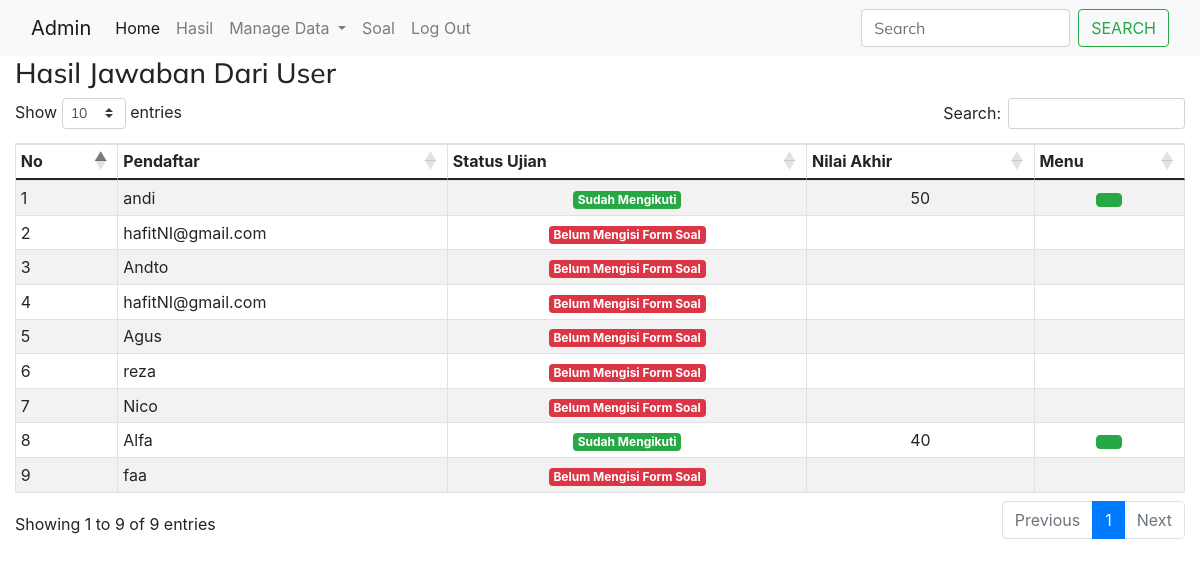
Page /index.php?hasil (signed in) on the committed database.
### tables this page shows
CREATE TABLE `tbl_register` (
  `id_register` int(11) NOT NULL,
  `nik` int(90) NOT NULL,
  `nama` char(90) NOT NULL,
  `tanggallahir` date NOT NULL,
  `usia` int(30) NOT NULL,
  `alamat` text NOT NULL,
  `provinsi` char(60) NOT NULL,
  `jk` enum('pria','wanita') NOT NULL,
  `status` enum('lajang','menikah') NOT NULL,
  `hasil_pemeriksaan` enum('negatif','positif') NOT NULL
);

CREATE TABLE `tbl_jawaban` (
  `id_jawaban` int(11) NOT NULL,
  `nik` char(90) NOT NULL,
  `benar` int(40) NOT NULL,
  `salah` int(40) NOT NULL,
  `kosong` int(40) NOT NULL,
  `nilai` char(50) NOT NULL
);

### halamanAdmin/hasil.php (the view, shortened to what this page needs)
<?php
    include_once"modal/modal_lihat_jawaban.php";
?>
<h3><span class="iconify" data-icon="bi:list-check" data-inline="false"></span>Hasil Jawaban Dari User</h3>
<table id="example" class="table table-bordered table-striped table-hover table-sm">
    <thead>
        <tr>
            <th>No</th>
            <th>Pendaftar</th>
            <th>Status Ujian</th>
            <th><span class="iconify" data-icon="clarity:checkbox-list-line" data-inline="false"></span> Nilai Akhir</th>
            <th>Menu</th>
        </tr>
    </thead>
    <tbody>
    <?php
        $users = mysqli_query($conn,"SELECT * FROM tbl_register ");
            $no=1;
            while($rowUsers = mysqli_fetch_array($users)){
                $statusUjian = mysqli_query($conn,"SELECT * FROM tbl_jawaban WHERE nik='$rowUsers[nik]' ");
                    if(mysqli_num_rows($statusUjian)>0){
                        $rowStatusUjian = mysqli_fetch_array($statusUjian);
                        $status ='<span class="badge bg-success">Sudah Mengikuti</span>';
                        $menu = "<a class='btn btn-success' title='Lihat Jawaban' href='#lihat_jawaban' data-toggle='modal' data-id='$rowUsers[nik]'><span class='iconify' data-icon='fluent:eye-show-12-regular' data-inline='false'></span></a>";
                        $nilaiAkhir = $rowStatusUjian['nilai'];
                    }else{
                        $status ='<span class="badge bg-danger">Belum Mengisi Form Soal</span>';
                        $menu ="";
                        $nilaiAkhir ="";
                    }
                echo"<tr>
                    <td>$no</td>
                    <td>$rowUsers[nama]</td>
                    <td align='center'>$status</td>
                    <td align='center'>$nilaiAkhir</td>
                    <td align='center'>$menu</td>
                </tr>";
                $no++;
            }
    ?>
    </tbody>
</table>

### index.php (shortened to what this page needs)
<!doctype html>
<html lang="en">
<head>
  <link rel="stylesheet" href="fonts/icomoon/style.css">
  <link rel="stylesheet" href="css/bootstrap.min.css">
  <link rel="stylesheet" href="css/jquery-ui.css">
  <link rel="stylesheet" href="css/owl.carousel.min.css">
  <link rel="stylesheet" href="css/owl.theme.default.min.css">
  <link rel="stylesheet" href="css/owl.theme.default.min.css">
  <link rel="stylesheet" href="css/jquery.fancybox.min.css">
  <link rel="stylesheet" href="css/bootstrap-datepicker.css">
  <link rel="stylesheet" href="fonts/flaticon/font/flaticon.css">
  <link rel="stylesheet" href="fonts/flaticon-covid/font/flaticon.css">
  <link rel="stylesheet" href="css/aos.css">
  <link rel="stylesheet" href="css/style.css">
  <link href="https://cdn.jsdelivr.net/npm/bootstrap@5.0.1/dist/css/bootstrap.min.css" rel="stylesheet">
  <link href="css/dataTables.bootstrap4.min.css" rel="stylesheet">
  <link rel="stylesheet" href="https://cdnjs.cloudflare.com/ajax/libs/twitter-bootstrap/4.5.2/css/bootstrap.css">
  <link rel="stylesheet" href="https://cdn.datatables.net/1.10.22/css/dataTables.bootstrap4.min.css">
</head>
<body data-spy="scroll" data-target=".site-navbar-target" data-offset="300">
<?php
	if(empty($_SESSION['username']) && (empty($_SESSION['password'])) ){
	    include_once"theme/halamanAwal.php";
  }else{
	  require_once"halamanAdmin.php";
  }
?>
</body>
</html>

### halamanAdmin.php (shortened to what this page needs)
<!doctype html>
<html lang="en">
  <head>
  </head>
  <body>
<nav class="navbar navbar-expand-lg navbar-light bg-light">
  <div class="container-fluid">
    <a class="navbar-brand" href="#"><span class="iconify" data-icon="carbon:user-admin" data-inline="false"></span> Admin</a>
    <div class="collapse navbar-collapse" id="navbarSupportedContent">
      <ul class="navbar-nav me-auto mb-2 mb-lg-0">
        <li class="nav-item">
          <a class="nav-link active" aria-current="page" href="index.php"><span class="iconify" data-icon="bx:bx-home" data-inline="false"></span> Home</a>
        </li>
        <li class="nav-item">
          <a class="nav-link" href="index.php?hasil"><span class="iconify" data-icon="foundation:results" data-inline="false"></span> Hasil</a>
        </li>
        <li class="nav-item dropdown">
          <a class="nav-link dropdown-toggle" href="#" id="navbarDropdown" role="button" data-bs-toggle="dropdown" aria-expanded="false">
          <span class="iconify" data-icon="whh:filemanager" data-inline="false"></span> Manage Data
          </a>
        </li>
        <li class="nav-item">
          <a class="nav-link" href="index.php?soal" tabindex="-1" aria-disabled="true"><span class="iconify" data-icon="bi:list-check" data-inline="false"></span> Soal</a>
        </li>
        <li class="nav-item">
          <a class="nav-link" href="logout.php" tabindex="-1" aria-disabled="true"><span class="iconify" data-icon="akar-icons:toggle-off" data-inline="false"></span> Log Out</a>
        </li>
      </ul>
      <form class="d-flex">
        <input class="form-control me-2" type="search" placeholder="Search" aria-label="Search">
        <button class="btn btn-outline-success" type="submit">Search</button>
      </form>
    </div>
  </div>
</nav>
<div class="container-fluid">
    <?php
      if(isset($_GET['dataRegistrasi'])){
        include_once"halamanAdmin/dataRegistrasi.php";
      }else
      if(isset($_GET['hapusRegister'])){
        $id_register  = $_GET['hapusRegister'];
        mysqli_query($conn,"DELETE FROM tbl_register WHERE id_register='$id_register' ");
        header('location:index.php?dataRegistrasi');
      }else
      if(isset($_GET['dataPendaftarCovid'])){
        include_once"halamanAdmin/dataPendaftarCovid.php";
      }else
      if(isset($_GET['dataPenyebaranCovid'])){
        include_once"halamanAdmin/dataPenyebaranCovid.php";
      }else
      if(isset($_GET['soal'])){
          include_once"halamanAdmin/soal.php";
      }else
      if(isset($_GET['hasil'])){
          include_once"halamanAdmin/hasil.php";
      }
    ?>
</div>
  </body>
</html>

### halamanAdmin/modal/modal_lihat_jawaban.php (shortened to what this page needs)
<div class="modal fade" id="lihat_jawaban" role="dialog">
</div>

### css/style.css (style rules this page uses)
html { overflow-x: hidden; }
body { line-height: 1.7; color: gray; font-weight: 400; font-size: 1rem; }
a { -webkit-transition: .3s all ease; -o-transition: .3s all ease; transition: .3s all ease; }
h1, h2, h3, h4, h5, .h1, .h2, .h3, .h4, .h5 { font-family: "Mulish", -apple-system, BlinkMacSystemFont, "Segoe UI", Roboto, "Helvetica Neue", Arial, "Noto Sans", sans-serif, "Apple Color Emoji", "Segoe UI Emoji", "Segoe UI Symbol", "Noto Color Emoji"; }
body:after { -webkit-transition: .3s all ease-in-out; -o-transition: .3s all ease-in-out; transition: .3s all ease-in-out; }
.btn { font-size: 12px; text-transform: uppercase; border-radius: 30px; padding: 10px 30px; }
.form-control { height: 43px; border-radius: 4px; font-family: "Mulish", -apple-system, BlinkMacSystemFont, "Segoe UI", Roboto, "Helvetica Neue", Arial, "Noto Sans", sans-serif, "Apple Color Emoji", "Segoe UI Emoji", "Segoe UI Symbol", "Noto Color Emoji"; }

### rows in the picture
tbl_register: nama "andi", shows "Sudah Mengikuti", tbl_jawaban.nilai "50"
tbl_register: nama "hafitNI@gmail.com", shows "Belum Mengisi Form Soal"
tbl_register: nama "Andto", shows "Belum Mengisi Form Soal"
tbl_register: nama "hafitNI@gmail.com", shows "Belum Mengisi Form Soal"
tbl_register: nama "Agus", shows "Belum Mengisi Form Soal"
tbl_register: nama "reza", shows "Belum Mengisi Form Soal"
tbl_register: nama "Nico", shows "Belum Mengisi Form Soal"
tbl_register: nama "Alfa", shows "Sudah Mengikuti", tbl_jawaban.nilai "40"
tbl_register: nama "faa", shows "Belum Mengisi Form Soal"
